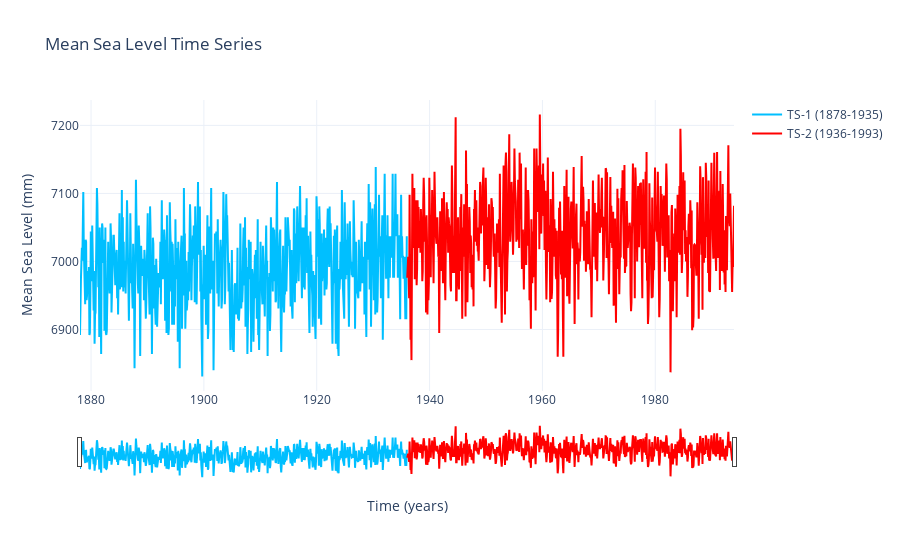

Here is the notebook cell this chart was saved with:
### Code cell
# Plot the two halves of the time series data

fig = go.Figure()

fig.add_trace(go.Scatter(
    x=data_1.index.values, 
    y=data_1.sea_level, 
    name='TS-1 (1878-1935)',
    line_color='deepskyblue'))

fig.add_trace(go.Scatter(
    x=data_2.index.values, 
    y=data_2.sea_level,
    name='TS-2 (1936-1993)',
    line_color='red'))

fig.update_layout(
    template = "plotly_white",
    title_text="Mean Sea Level Time Series",
    xaxis_rangeslider_visible=True)

fig.update_xaxes(title_text="Time (years)")
fig.update_yaxes(title_text="Mean Sea Level (mm)")

fig.show()

### Figure 1 — Plotly figure (JSON) as saved in the notebook; plotly's stock layout.template omitted (floating-point values rounded to 4 significant figures; data arrays with more than 128 entries replaced by an {"elided": "..."} marker saying what was removed)
{"data": [{"line": {"color": "deepskyblue"}, "name": "TS-1 (1878-1935)", "type": "scatter", "x": {"elided": "696 float values"}, "y": {"elided": "696 int values"}}, {"line": {"color": "red"}, "name": "TS-2 (1936-1993)", "type": "scatter", "x": {"elided": "696 float values"}, "y": {"elided": "696 int values"}}], "layout": {"title": {"text": "Mean Sea Level Time Series"}, "xaxis": {"rangeslider": {"visible": true}, "title": {"text": "Time (years)"}}, "yaxis": {"title": {"text": "Mean Sea Level (mm)"}}}}
